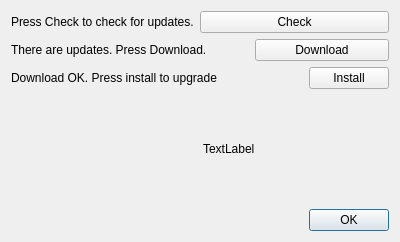
<?xml version="1.0" encoding="UTF-8"?>
<ui version="4.0">
 <class>dlgCheckMaterialUpdates</class>
 <widget class="QDialog" name="dlgCheckMaterialUpdates">
  <property name="geometry">
   <rect>
    <x>0</x>
    <y>0</y>
    <width>400</width>
    <height>242</height>
   </rect>
  </property>
  <property name="windowTitle">
   <string>Dialog</string>
  </property>
  <layout class="QVBoxLayout" name="verticalLayout">
   <item>
    <layout class="QGridLayout" name="gridLayout">
     <item row="0" column="0">
      <widget class="QLabel" name="label">
       <property name="text">
        <string>Press Check to check for updates.</string>
       </property>
      </widget>
     </item>
     <item row="0" column="1" colspan="3">
      <widget class="QPushButton" name="btnCheck">
       <property name="text">
        <string>Check</string>
       </property>
      </widget>
     </item>
     <item row="1" column="0" colspan="2">
      <widget class="QLabel" name="label_2">
       <property name="text">
        <string>There are updates. Press Download.</string>
       </property>
      </widget>
     </item>
     <item row="1" column="2" colspan="2">
      <widget class="QPushButton" name="btnDownload">
       <property name="text">
        <string>Download</string>
       </property>
      </widget>
     </item>
     <item row="2" column="0" colspan="3">
      <widget class="QLabel" name="label_3">
       <property name="text">
        <string>Download OK. Press install to upgrade</string>
       </property>
      </widget>
     </item>
     <item row="2" column="3">
      <widget class="QPushButton" name="btnInstall">
       <property name="text">
        <string>Install</string>
       </property>
      </widget>
     </item>
    </layout>
   </item>
   <item>
    <layout class="QHBoxLayout" name="horizontalLayout">
     <item>
      <widget class="QLabel" name="lblLoading">
       <property name="text">
        <string/>
       </property>
      </widget>
     </item>
     <item>
      <widget class="QLabel" name="lblStatus">
       <property name="text">
        <string>TextLabel</string>
       </property>
      </widget>
     </item>
    </layout>
   </item>
   <item>
    <widget class="QDialogButtonBox" name="buttonBox">
     <property name="orientation">
      <enum>Qt::Horizontal</enum>
     </property>
     <property name="standardButtons">
      <set>QDialogButtonBox::Ok</set>
     </property>
    </widget>
   </item>
  </layout>
 </widget>
 <resources/>
 <connections>
  <connection>
   <sender>buttonBox</sender>
   <signal>accepted()</signal>
   <receiver>dlgCheckMaterialUpdates</receiver>
   <slot>accept()</slot>
   <hints>
    <hint type="sourcelabel">
     <x>248</x>
     <y>254</y>
    </hint>
    <hint type="destinationlabel">
     <x>157</x>
     <y>274</y>
    </hint>
   </hints>
  </connection>
  <connection>
   <sender>buttonBox</sender>
   <signal>rejected()</signal>
   <receiver>dlgCheckMaterialUpdates</receiver>
   <slot>reject()</slot>
   <hints>
    <hint type="sourcelabel">
     <x>316</x>
     <y>260</y>
    </hint>
    <hint type="destinationlabel">
     <x>286</x>
     <y>274</y>
    </hint>
   </hints>
  </connection>
 </connections>
</ui>
